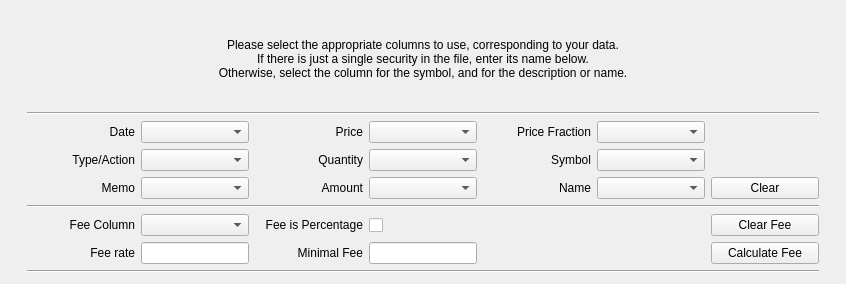
<?xml version="1.0" encoding="UTF-8"?>
<ui version="4.0">
 <class>InvestmentPage</class>
 <widget class="QWidget" name="InvestmentPage">
  <property name="geometry">
   <rect>
    <x>0</x>
    <y>0</y>
    <width>846</width>
    <height>284</height>
   </rect>
  </property>
  <property name="sizePolicy">
   <sizepolicy hsizetype="Expanding" vsizetype="Expanding">
    <horstretch>0</horstretch>
    <verstretch>0</verstretch>
   </sizepolicy>
  </property>
  <property name="windowTitle">
   <string>Investment Wizard Page</string>
  </property>
  <layout class="QHBoxLayout" name="horizontalLayout" stretch="1,50,1">
   <item>
    <spacer name="leftSpacer">
     <property name="orientation">
      <enum>Qt::Horizontal</enum>
     </property>
     <property name="sizeHint" stdset="0">
      <size>
       <width>40</width>
       <height>20</height>
      </size>
     </property>
    </spacer>
   </item>
   <item>
    <layout class="QVBoxLayout" name="verticalLayout">
     <item>
      <widget class="QLabel" name="label">
       <property name="sizePolicy">
        <sizepolicy hsizetype="Preferred" vsizetype="Preferred">
         <horstretch>0</horstretch>
         <verstretch>0</verstretch>
        </sizepolicy>
       </property>
       <property name="font">
        <font>
         <weight>50</weight>
         <bold>false</bold>
        </font>
       </property>
       <property name="text">
        <string>Please select the appropriate columns to use, corresponding to your data.
If there is just a single security in the file, enter its name below.
Otherwise, select the column for the symbol, and for the description or name.</string>
       </property>
       <property name="alignment">
        <set>Qt::AlignCenter</set>
       </property>
       <property name="wordWrap">
        <bool>true</bool>
       </property>
      </widget>
     </item>
     <item>
      <layout class="QGridLayout" name="gridLayout" columnstretch="0,0,0,0,0,0,0">
       <item row="0" column="0" colspan="7">
        <widget class="Line" name="line_3">
         <property name="sizePolicy">
          <sizepolicy hsizetype="Expanding" vsizetype="Preferred">
           <horstretch>0</horstretch>
           <verstretch>0</verstretch>
          </sizepolicy>
         </property>
         <property name="orientation">
          <enum>Qt::Horizontal</enum>
         </property>
        </widget>
       </item>
       <item row="3" column="0">
        <widget class="QLabel" name="labelInv_memo">
         <property name="accessibleName">
          <string comment="column containing memo field"/>
         </property>
         <property name="text">
          <string>Memo</string>
         </property>
         <property name="alignment">
          <set>Qt::AlignRight|Qt::AlignTrailing|Qt::AlignVCenter</set>
         </property>
        </widget>
       </item>
       <item row="2" column="2">
        <widget class="QLabel" name="labelInv_quantity">
         <property name="enabled">
          <bool>true</bool>
         </property>
         <property name="accessibleName">
          <string comment="column containing quantity field"/>
         </property>
         <property name="text">
          <string>Quantity</string>
         </property>
         <property name="alignment">
          <set>Qt::AlignRight|Qt::AlignTrailing|Qt::AlignVCenter</set>
         </property>
        </widget>
       </item>
       <item row="3" column="3">
        <widget class="QComboBox" name="m_amountCol">
         <property name="sizePolicy">
          <sizepolicy hsizetype="Preferred" vsizetype="Preferred">
           <horstretch>0</horstretch>
           <verstretch>0</verstretch>
          </sizepolicy>
         </property>
         <property name="toolTip">
          <string>Select column containing amount field.</string>
         </property>
         <property name="maxVisibleItems">
          <number>12</number>
         </property>
        </widget>
       </item>
       <item row="1" column="5">
        <widget class="QComboBox" name="m_priceFraction">
         <property name="sizePolicy">
          <sizepolicy hsizetype="Preferred" vsizetype="Preferred">
           <horstretch>0</horstretch>
           <verstretch>0</verstretch>
          </sizepolicy>
         </property>
         <property name="toolTip">
          <string>If necessary, select a fraction/multiplier for compatibility
between imported and stored prices. For instance, if the
import price is in cents but the file is priced in dollars, select 0.01.</string>
         </property>
         <property name="maxVisibleItems">
          <number>5</number>
         </property>
        </widget>
       </item>
       <item row="1" column="0">
        <widget class="QLabel" name="labelInv_date">
         <property name="toolTip">
          <string comment="verb, Select column containing date field">Select column containing date field</string>
         </property>
         <property name="accessibleName">
          <string comment="column containing date field"/>
         </property>
         <property name="text">
          <string>Date</string>
         </property>
         <property name="alignment">
          <set>Qt::AlignRight|Qt::AlignTrailing|Qt::AlignVCenter</set>
         </property>
        </widget>
       </item>
       <item row="1" column="2">
        <widget class="QLabel" name="labelInv_price">
         <property name="enabled">
          <bool>true</bool>
         </property>
         <property name="maximumSize">
          <size>
           <width>16777215</width>
           <height>16777215</height>
          </size>
         </property>
         <property name="accessibleName">
          <string comment="column containing price field"/>
         </property>
         <property name="text">
          <string>Price</string>
         </property>
         <property name="alignment">
          <set>Qt::AlignRight|Qt::AlignTrailing|Qt::AlignVCenter</set>
         </property>
        </widget>
       </item>
       <item row="1" column="1">
        <widget class="QComboBox" name="m_dateCol">
         <property name="sizePolicy">
          <sizepolicy hsizetype="Preferred" vsizetype="Preferred">
           <horstretch>0</horstretch>
           <verstretch>0</verstretch>
          </sizepolicy>
         </property>
         <property name="toolTip">
          <string>Select column containing date field.</string>
         </property>
         <property name="maxVisibleItems">
          <number>12</number>
         </property>
        </widget>
       </item>
       <item row="3" column="2">
        <widget class="QLabel" name="labelInv_amount">
         <property name="enabled">
          <bool>true</bool>
         </property>
         <property name="text">
          <string comment="column for monetary value">Amount</string>
         </property>
         <property name="alignment">
          <set>Qt::AlignRight|Qt::AlignTrailing|Qt::AlignVCenter</set>
         </property>
        </widget>
       </item>
       <item row="2" column="3">
        <widget class="QComboBox" name="m_quantityCol">
         <property name="sizePolicy">
          <sizepolicy hsizetype="Preferred" vsizetype="Preferred">
           <horstretch>0</horstretch>
           <verstretch>0</verstretch>
          </sizepolicy>
         </property>
         <property name="toolTip">
          <string>Select column containing quantity field.</string>
         </property>
         <property name="maxVisibleItems">
          <number>12</number>
         </property>
        </widget>
       </item>
       <item row="1" column="3">
        <widget class="QComboBox" name="m_priceCol">
         <property name="sizePolicy">
          <sizepolicy hsizetype="Preferred" vsizetype="Preferred">
           <horstretch>0</horstretch>
           <verstretch>0</verstretch>
          </sizepolicy>
         </property>
         <property name="toolTip">
          <string>Select column containing price field.</string>
         </property>
         <property name="maxVisibleItems">
          <number>12</number>
         </property>
        </widget>
       </item>
       <item row="2" column="5">
        <widget class="QComboBox" name="m_symbolCol">
         <property name="sizePolicy">
          <sizepolicy hsizetype="Preferred" vsizetype="Preferred">
           <horstretch>0</horstretch>
           <verstretch>0</verstretch>
          </sizepolicy>
         </property>
         <property name="toolTip">
          <string>If more than one stock is present in the file,
and if the stock symbols are shown in one of the columns,
select it here.</string>
         </property>
        </widget>
       </item>
       <item row="3" column="6">
        <widget class="QPushButton" name="m_clear">
         <property name="sizePolicy">
          <sizepolicy hsizetype="Preferred" vsizetype="Preferred">
           <horstretch>0</horstretch>
           <verstretch>0</verstretch>
          </sizepolicy>
         </property>
         <property name="toolTip">
          <string>Clear selected column entries.</string>
         </property>
         <property name="text">
          <string comment="verb, to clear selected columns">Clear</string>
         </property>
        </widget>
       </item>
       <item row="9" column="0" colspan="7">
        <widget class="Line" name="line_2">
         <property name="sizePolicy">
          <sizepolicy hsizetype="Expanding" vsizetype="Preferred">
           <horstretch>0</horstretch>
           <verstretch>0</verstretch>
          </sizepolicy>
         </property>
         <property name="orientation">
          <enum>Qt::Horizontal</enum>
         </property>
        </widget>
       </item>
       <item row="1" column="4">
        <widget class="QLabel" name="labelInv_priceFraction">
         <property name="maximumSize">
          <size>
           <width>16777215</width>
           <height>16777215</height>
          </size>
         </property>
         <property name="accessibleName">
          <string comment="noun, conversion factor to align pricing in the imported file with KMM's internal prices."/>
         </property>
         <property name="text">
          <string comment="noun, conversion fraction/multiplier to use to make compatible the csv pricing with KMM pricing.">Price Fraction</string>
         </property>
         <property name="alignment">
          <set>Qt::AlignRight|Qt::AlignTrailing|Qt::AlignVCenter</set>
         </property>
        </widget>
       </item>
       <item row="2" column="4">
        <widget class="QLabel" name="labelInv_symbolCol">
         <property name="text">
          <string comment="@label:listbox stock symbol">Symbol</string>
         </property>
         <property name="alignment">
          <set>Qt::AlignRight|Qt::AlignTrailing|Qt::AlignVCenter</set>
         </property>
        </widget>
       </item>
       <item row="3" column="5">
        <widget class="QComboBox" name="m_nameCol">
         <property name="sizePolicy">
          <sizepolicy hsizetype="Preferred" vsizetype="Preferred">
           <horstretch>0</horstretch>
           <verstretch>0</verstretch>
          </sizepolicy>
         </property>
         <property name="toolTip">
          <string>If a descriptive column also contains an activity type, select it here.
See also Filter text field.</string>
         </property>
        </widget>
       </item>
       <item row="3" column="4">
        <widget class="QLabel" name="labelInv_nameCol">
         <property name="text">
          <string>Name</string>
         </property>
         <property name="alignment">
          <set>Qt::AlignRight|Qt::AlignTrailing|Qt::AlignVCenter</set>
         </property>
        </widget>
       </item>
       <item row="7" column="2">
        <widget class="QLabel" name="labelInv_feeIsPercentage">
         <property name="text">
          <string>Fee is Percentage</string>
         </property>
         <property name="alignment">
          <set>Qt::AlignRight|Qt::AlignTrailing|Qt::AlignVCenter</set>
         </property>
        </widget>
       </item>
       <item row="7" column="0">
        <widget class="QLabel" name="labelInv_feeCol">
         <property name="accessibleName">
          <string comment="column containing fee field"/>
         </property>
         <property name="layoutDirection">
          <enum>Qt::LeftToRight</enum>
         </property>
         <property name="text">
          <string comment="column containing fee field">Fee Column</string>
         </property>
         <property name="alignment">
          <set>Qt::AlignRight|Qt::AlignTrailing|Qt::AlignVCenter</set>
         </property>
        </widget>
       </item>
       <item row="7" column="3" alignment="Qt::AlignRight">
        <widget class="QCheckBox" name="m_feeIsPercentage">
         <property name="sizePolicy">
          <sizepolicy hsizetype="Preferred" vsizetype="Preferred">
           <horstretch>0</horstretch>
           <verstretch>0</verstretch>
          </sizepolicy>
         </property>
         <property name="toolTip">
          <string>Check box if any fee is a percentage figure rather than a value.</string>
         </property>
         <property name="layoutDirection">
          <enum>Qt::RightToLeft</enum>
         </property>
        </widget>
       </item>
       <item row="2" column="1">
        <widget class="QComboBox" name="m_typeCol">
         <property name="sizePolicy">
          <sizepolicy hsizetype="Preferred" vsizetype="Preferred">
           <horstretch>0</horstretch>
           <verstretch>0</verstretch>
          </sizepolicy>
         </property>
         <property name="toolTip">
          <string>Select column containing investment type field.</string>
         </property>
         <property name="maxVisibleItems">
          <number>12</number>
         </property>
        </widget>
       </item>
       <item row="7" column="1">
        <widget class="QComboBox" name="m_feeCol">
         <property name="sizePolicy">
          <sizepolicy hsizetype="Preferred" vsizetype="Preferred">
           <horstretch>0</horstretch>
           <verstretch>0</verstretch>
          </sizepolicy>
         </property>
         <property name="toolTip">
          <string>If necessary, select column containing fee.
Caution. This might already have been
incorporated into the price.</string>
         </property>
         <property name="maxVisibleItems">
          <number>12</number>
         </property>
        </widget>
       </item>
       <item row="8" column="1">
        <widget class="QLineEdit" name="m_feeRate">
         <property name="sizePolicy">
          <sizepolicy hsizetype="Preferred" vsizetype="Preferred">
           <horstretch>0</horstretch>
           <verstretch>0</verstretch>
          </sizepolicy>
         </property>
        </widget>
       </item>
       <item row="8" column="0">
        <widget class="QLabel" name="labelInv_feeRate">
         <property name="text">
          <string>Fee rate</string>
         </property>
         <property name="alignment">
          <set>Qt::AlignRight|Qt::AlignTrailing|Qt::AlignVCenter</set>
         </property>
        </widget>
       </item>
       <item row="8" column="3">
        <widget class="QLineEdit" name="m_minFee">
         <property name="sizePolicy">
          <sizepolicy hsizetype="Preferred" vsizetype="Preferred">
           <horstretch>0</horstretch>
           <verstretch>0</verstretch>
          </sizepolicy>
         </property>
        </widget>
       </item>
       <item row="2" column="0">
        <widget class="QLabel" name="labelInv_type">
         <property name="accessibleName">
          <string comment="column containing investment type/action field"/>
         </property>
         <property name="text">
          <string comment="column containing investment type/action field">Type/Action</string>
         </property>
         <property name="alignment">
          <set>Qt::AlignRight|Qt::AlignTrailing|Qt::AlignVCenter</set>
         </property>
        </widget>
       </item>
       <item row="3" column="1">
        <widget class="QComboBox" name="m_memoCol">
         <property name="sizePolicy">
          <sizepolicy hsizetype="Preferred" vsizetype="Preferred">
           <horstretch>0</horstretch>
           <verstretch>0</verstretch>
          </sizepolicy>
         </property>
         <property name="toolTip">
          <string>Select column containing memo field.
More than one column may be entered successively.
May also be selected to contain a copy of the type or name column.</string>
         </property>
         <property name="maxVisibleItems">
          <number>12</number>
         </property>
        </widget>
       </item>
       <item row="8" column="2">
        <widget class="QLabel" name="labelInv_feeMinValue">
         <property name="text">
          <string>Minimal Fee</string>
         </property>
         <property name="alignment">
          <set>Qt::AlignRight|Qt::AlignTrailing|Qt::AlignVCenter</set>
         </property>
        </widget>
       </item>
       <item row="6" column="0" colspan="7">
        <widget class="Line" name="line">
         <property name="sizePolicy">
          <sizepolicy hsizetype="Expanding" vsizetype="Preferred">
           <horstretch>0</horstretch>
           <verstretch>0</verstretch>
          </sizepolicy>
         </property>
         <property name="orientation">
          <enum>Qt::Horizontal</enum>
         </property>
        </widget>
       </item>
       <item row="7" column="6">
        <widget class="QPushButton" name="m_clearFee">
         <property name="sizePolicy">
          <sizepolicy hsizetype="Preferred" vsizetype="Preferred">
           <horstretch>0</horstretch>
           <verstretch>0</verstretch>
          </sizepolicy>
         </property>
         <property name="text">
          <string>Clear Fee</string>
         </property>
        </widget>
       </item>
       <item row="8" column="6">
        <widget class="QPushButton" name="m_calculateFee">
         <property name="sizePolicy">
          <sizepolicy hsizetype="Preferred" vsizetype="Preferred">
           <horstretch>0</horstretch>
           <verstretch>0</verstretch>
          </sizepolicy>
         </property>
         <property name="text">
          <string>Calculate Fee</string>
         </property>
        </widget>
       </item>
      </layout>
     </item>
    </layout>
   </item>
   <item>
    <spacer name="rightSpacer">
     <property name="orientation">
      <enum>Qt::Horizontal</enum>
     </property>
     <property name="sizeHint" stdset="0">
      <size>
       <width>40</width>
       <height>20</height>
      </size>
     </property>
    </spacer>
   </item>
  </layout>
 </widget>
 <tabstops>
  <tabstop>m_dateCol</tabstop>
  <tabstop>m_typeCol</tabstop>
  <tabstop>m_memoCol</tabstop>
  <tabstop>m_priceCol</tabstop>
  <tabstop>m_quantityCol</tabstop>
  <tabstop>m_amountCol</tabstop>
  <tabstop>m_priceFraction</tabstop>
  <tabstop>m_symbolCol</tabstop>
  <tabstop>m_nameCol</tabstop>
  <tabstop>m_feeCol</tabstop>
  <tabstop>m_feeIsPercentage</tabstop>
  <tabstop>m_feeRate</tabstop>
  <tabstop>m_minFee</tabstop>
  <tabstop>m_calculateFee</tabstop>
  <tabstop>m_clear</tabstop>
  <tabstop>m_clearFee</tabstop>
 </tabstops>
 <resources/>
 <connections/>
</ui>
